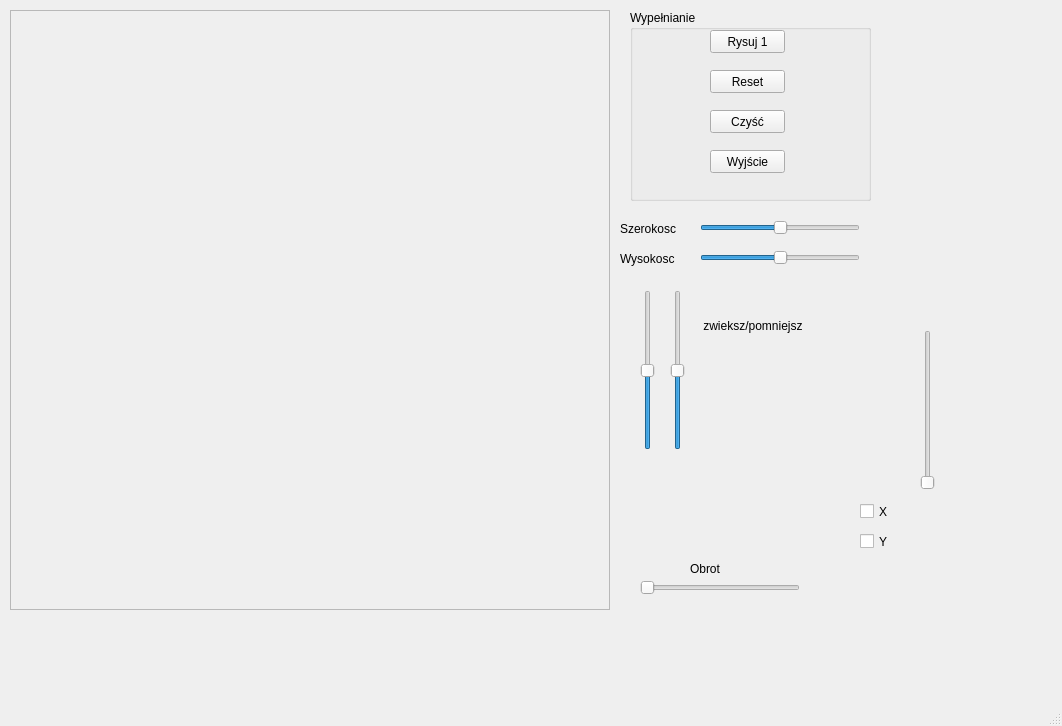
<?xml version="1.0" encoding="UTF-8"?>
<ui version="4.0">
 <class>MyWindow</class>
 <widget class="QMainWindow" name="MyWindow">
  <property name="geometry">
   <rect>
    <x>0</x>
    <y>0</y>
    <width>1062</width>
    <height>726</height>
   </rect>
  </property>
  <property name="windowTitle">
   <string>MyWindow</string>
  </property>
  <widget class="QWidget" name="centralWidget">
   <widget class="QFrame" name="rysujFrame">
    <property name="geometry">
     <rect>
      <x>10</x>
      <y>10</y>
      <width>600</width>
      <height>600</height>
     </rect>
    </property>
    <property name="frameShape">
     <enum>QFrame::StyledPanel</enum>
    </property>
    <property name="frameShadow">
     <enum>QFrame::Raised</enum>
    </property>
   </widget>
   <widget class="QGroupBox" name="groupBox">
    <property name="geometry">
     <rect>
      <x>630</x>
      <y>10</y>
      <width>241</width>
      <height>191</height>
     </rect>
    </property>
    <property name="title">
     <string>Wypełnianie</string>
    </property>
    <widget class="QPushButton" name="draw1Button">
     <property name="geometry">
      <rect>
       <x>80</x>
       <y>20</y>
       <width>75</width>
       <height>23</height>
      </rect>
     </property>
     <property name="text">
      <string>Rysuj 1</string>
     </property>
    </widget>
    <widget class="QPushButton" name="draw2Button">
     <property name="geometry">
      <rect>
       <x>80</x>
       <y>60</y>
       <width>75</width>
       <height>23</height>
      </rect>
     </property>
     <property name="text">
      <string>Reset</string>
     </property>
    </widget>
    <widget class="QPushButton" name="cleanButton">
     <property name="geometry">
      <rect>
       <x>80</x>
       <y>100</y>
       <width>75</width>
       <height>23</height>
      </rect>
     </property>
     <property name="text">
      <string>Czyść</string>
     </property>
    </widget>
    <widget class="QPushButton" name="exitButton">
     <property name="geometry">
      <rect>
       <x>80</x>
       <y>140</y>
       <width>75</width>
       <height>23</height>
      </rect>
     </property>
     <property name="text">
      <string>Wyjście</string>
     </property>
    </widget>
   </widget>
   <widget class="QSlider" name="horizontalSlider">
    <property name="geometry">
     <rect>
      <x>700</x>
      <y>220</y>
      <width>160</width>
      <height>16</height>
     </rect>
    </property>
    <property name="minimum">
     <number>-400</number>
    </property>
    <property name="maximum">
     <number>400</number>
    </property>
    <property name="orientation">
     <enum>Qt::Horizontal</enum>
    </property>
   </widget>
   <widget class="QSlider" name="horizontalSlider_2">
    <property name="geometry">
     <rect>
      <x>700</x>
      <y>250</y>
      <width>160</width>
      <height>16</height>
     </rect>
    </property>
    <property name="minimum">
     <number>-400</number>
    </property>
    <property name="maximum">
     <number>400</number>
    </property>
    <property name="orientation">
     <enum>Qt::Horizontal</enum>
    </property>
   </widget>
   <widget class="QLabel" name="label">
    <property name="geometry">
     <rect>
      <x>620</x>
      <y>220</y>
      <width>67</width>
      <height>17</height>
     </rect>
    </property>
    <property name="text">
     <string>Szerokosc</string>
    </property>
   </widget>
   <widget class="QLabel" name="label_2">
    <property name="geometry">
     <rect>
      <x>620</x>
      <y>250</y>
      <width>67</width>
      <height>17</height>
     </rect>
    </property>
    <property name="text">
     <string>Wysokosc</string>
    </property>
   </widget>
   <widget class="QSlider" name="verticalSlider">
    <property name="geometry">
     <rect>
      <x>640</x>
      <y>290</y>
      <width>16</width>
      <height>160</height>
     </rect>
    </property>
    <property name="minimum">
     <number>0</number>
    </property>
    <property name="maximum">
     <number>200</number>
    </property>
    <property name="value">
     <number>100</number>
    </property>
    <property name="sliderPosition">
     <number>100</number>
    </property>
    <property name="orientation">
     <enum>Qt::Vertical</enum>
    </property>
   </widget>
   <widget class="QSlider" name="verticalSlider_2">
    <property name="geometry">
     <rect>
      <x>670</x>
      <y>290</y>
      <width>16</width>
      <height>160</height>
     </rect>
    </property>
    <property name="maximum">
     <number>200</number>
    </property>
    <property name="value">
     <number>100</number>
    </property>
    <property name="orientation">
     <enum>Qt::Vertical</enum>
    </property>
   </widget>
   <widget class="QSlider" name="horizontalSlider_3">
    <property name="geometry">
     <rect>
      <x>640</x>
      <y>580</y>
      <width>160</width>
      <height>16</height>
     </rect>
    </property>
    <property name="maximum">
     <number>628</number>
    </property>
    <property name="orientation">
     <enum>Qt::Horizontal</enum>
    </property>
   </widget>
   <widget class="QLabel" name="label_3">
    <property name="geometry">
     <rect>
      <x>690</x>
      <y>560</y>
      <width>67</width>
      <height>17</height>
     </rect>
    </property>
    <property name="text">
     <string>Obrot </string>
    </property>
   </widget>
   <widget class="QLabel" name="label_4">
    <property name="geometry">
     <rect>
      <x>700</x>
      <y>300</y>
      <width>171</width>
      <height>51</height>
     </rect>
    </property>
    <property name="text">
     <string> zwieksz/pomniejsz</string>
    </property>
   </widget>
   <widget class="QSlider" name="verticalSlider_3">
    <property name="geometry">
     <rect>
      <x>920</x>
      <y>330</y>
      <width>16</width>
      <height>160</height>
     </rect>
    </property>
    <property name="maximum">
     <number>10</number>
    </property>
    <property name="orientation">
     <enum>Qt::Vertical</enum>
    </property>
   </widget>
   <widget class="QCheckBox" name="checkBox">
    <property name="geometry">
     <rect>
      <x>860</x>
      <y>500</y>
      <width>92</width>
      <height>23</height>
     </rect>
    </property>
    <property name="text">
     <string>X</string>
    </property>
   </widget>
   <widget class="QCheckBox" name="checkBox_2">
    <property name="geometry">
     <rect>
      <x>860</x>
      <y>530</y>
      <width>92</width>
      <height>23</height>
     </rect>
    </property>
    <property name="text">
     <string>Y</string>
    </property>
   </widget>
  </widget>
  <widget class="QMenuBar" name="menuBar">
   <property name="geometry">
    <rect>
     <x>0</x>
     <y>0</y>
     <width>1062</width>
     <height>22</height>
    </rect>
   </property>
  </widget>
  <widget class="QStatusBar" name="statusBar"/>
 </widget>
 <layoutdefault spacing="6" margin="11"/>
 <resources/>
 <connections/>
</ui>
